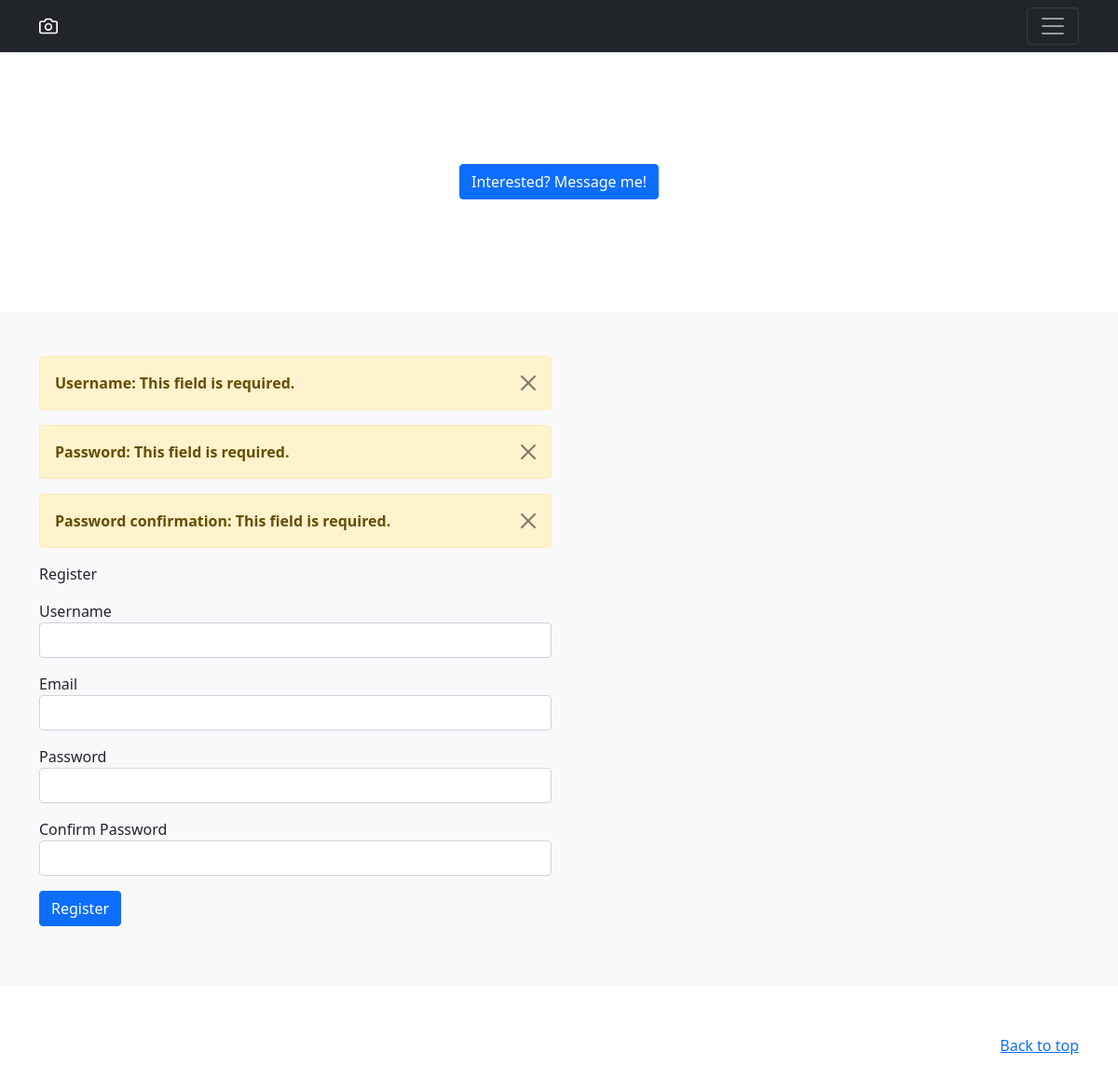
Page /register/ on the earlier database version.
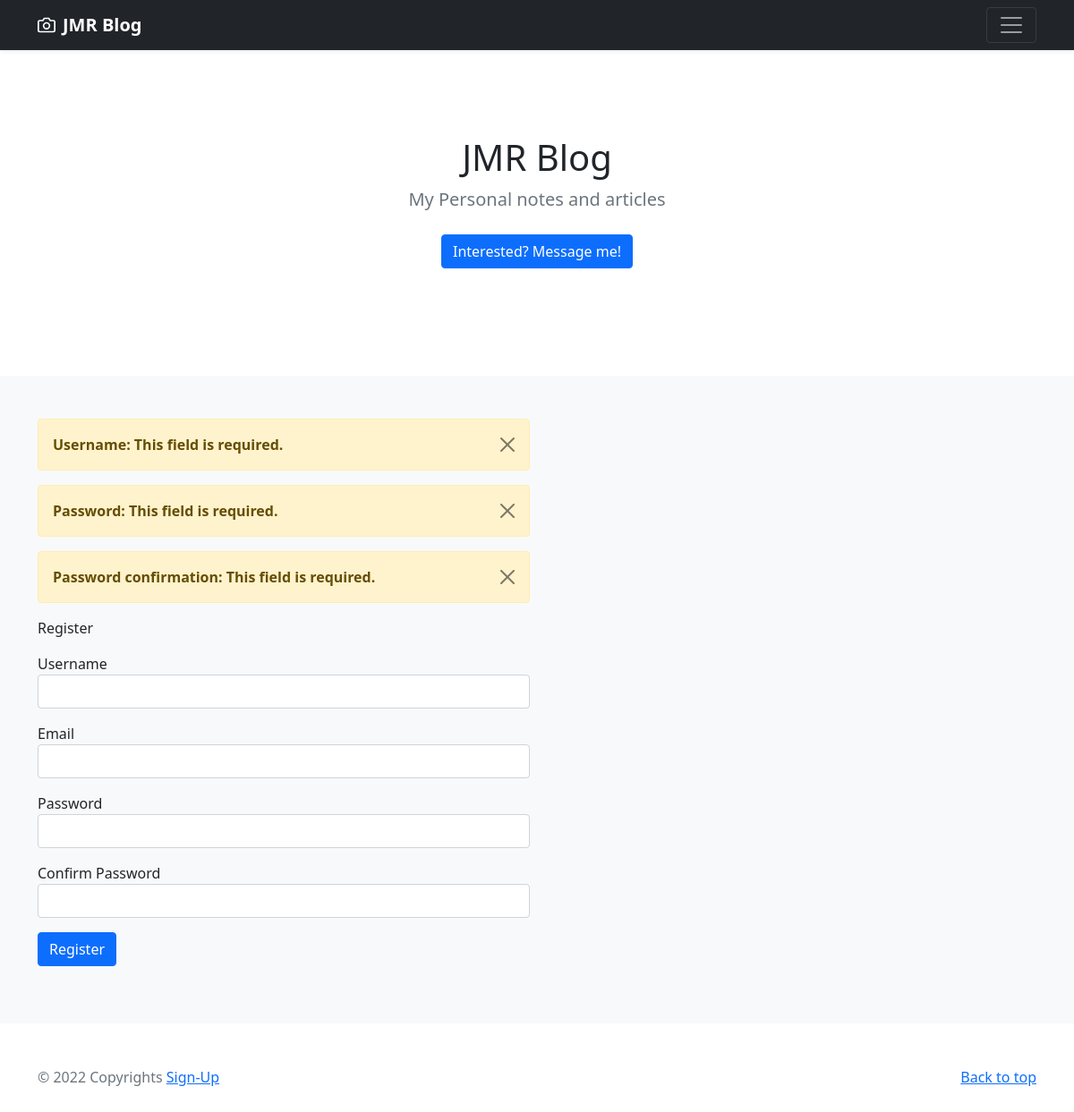
Same page on the later database version.
### setting/models.py (models this page shows, shortened)
class Setting(models.Model):
   site_title = models.CharField(max_length=100)
   site_slogan = models.TextField(null=True, blank=True)
   site_description = models.TextField(null=True, blank=True)
   site_footer = models.TextField(null=True, blank=True)

### register/views.py (the view)
# urls.py: path('', include('register.urls')),
def register(request):
    form = RegisterForm(request.POST)
    if form.is_valid():
        form.save()
    context = {
        'registerform': form
    }
    return render(request, 'register/register.html', context)

### register/forms.py
class RegisterForm(UserCreationForm):
    class Meta:
        model = User
        fields = ['username','email','password1','password2']
    def __init__(self,*args,**kwargs):
        super(RegisterForm,self).__init__(*args,**kwargs)
        self.fields['username'].widget.attrs['class'] = 'form-control'
        self.fields['email'].widget.attrs['class'] = 'form-control'
        self.fields['password1'].widget.attrs['class'] = 'form-control'
        self.fields['password2'].widget.attrs['class'] = 'form-control'

### setting/context_processors.py (called while the page is built)
def site_setting(request):
    setting = Setting.objects.all().first()
    socmed = SocialMedia.objects.all()
    context = { 'sitesetting':setting, 'socmed': socmed, 'user_auth':request.user.is_authenticated}
    return context

### register/templates/register/register.html (shortened to what this page needs)
{% extends 'main.html' %}
{% block content %}
<div class="album py-5 bg-light">
    <div class="container">
      <div class="row row-cols-1 row-cols-sm-2 row-cols-md-2 g-3">
	<div class="col">
		{% for field in registerform %}
                        {% for error in field.errors %}
		<div class="alert alert-warning alert-dismissible fade show" role="alert">
			<strong>{{field.label}}: {{error}}</strong>
			<button type="button" class="btn-close" data-bs-dismiss="alert" aria-label="Close"></button>
   	        </div>
			{% endfor %}
		{% endfor %}
		<p>Register</p>
		<form method="post" class="post-form">
		  <div class="mb-3">
		  	<div class="form-group">
		    		<label for="exampleInputEmail1">Username</label>
				{{registerform.username}}
		  	</div>
		  </div>
		  <div class="mb-3">
		  	<div class="form-group">
		    		<label for="exampleInputPassword1">Email</label>
				{{registerform.email}}
		 	</div>
		  </div>
		  <div class="mb-3">
		  	<div class="form-group">
		    		<label for="exampleInputPassword1">Password </label>
				{{registerform.password1}}
		 	</div>
		  </div>
		  <div class="mb-3">
		  	<div class="form-group">
		    		<label for="exampleInputPassword1">Confirm Password </label>
				{{registerform.password2}}
		 	</div>
		  </div>
		  <div class="mb-3">
		  	<div class="form-group">
				<input type="submit" value="Register" class="btn btn-primary" />
	          	</div>
		  </div>
		</form>
	  </div>
     	</div>
    </div>
</div>
{% endblock content %}

### templates/navbar.html (shortened to what this page needs)
<header>
  <div class="navbar navbar-dark bg-dark shadow-sm">
    <div class="container">
	    <a href= "/" class="navbar-brand d-flex align-items-center">
	<strong>{{sitesetting.site_title}}</strong>
      </a>
      <button class="navbar-toggler" type="button" data-bs-toggle="collapse" data-bs-target="#navbarHeader" aria-controls="navbarHeader" aria-expanded="false" aria-label="Toggle navigation">
        <span class="navbar-toggler-icon"></span>
      </button>
    </div>
  </div>
</header>
<main>
  <section class="py-5 text-center container">
    <div class="row py-lg-5">
      <div class="col-lg-6 col-md-8 mx-auto">
	      <h1 class="fw-light">{{sitesetting.site_title}}</h1>
	<p class="lead text-muted">{{sitesetting.site_slogan}}</p>
        <p>
          <a href="/chat/join_me/" class="btn btn-primary my-2">Interested? Message me!</a>
        </p>
      </div>
    </div>
</section>

### templates/footer.html
<footer class="text-muted py-5">
	<div class="container">
	<p class="float-end mb-1">
	        <a href="#">Back to top</a>
        </p>
	<p class="mb-1">
	{% autoescape off %}
	{{sitesetting.site_footer}}
	{% endautoescape %}
	</p>
	</div>
</footer>

Differences in the rows shown:
added Setting: site_title "JMR Blog", site_slogan "My Personal notes and articles", site_footer "© 2022 Copyrights Sign-Up"
